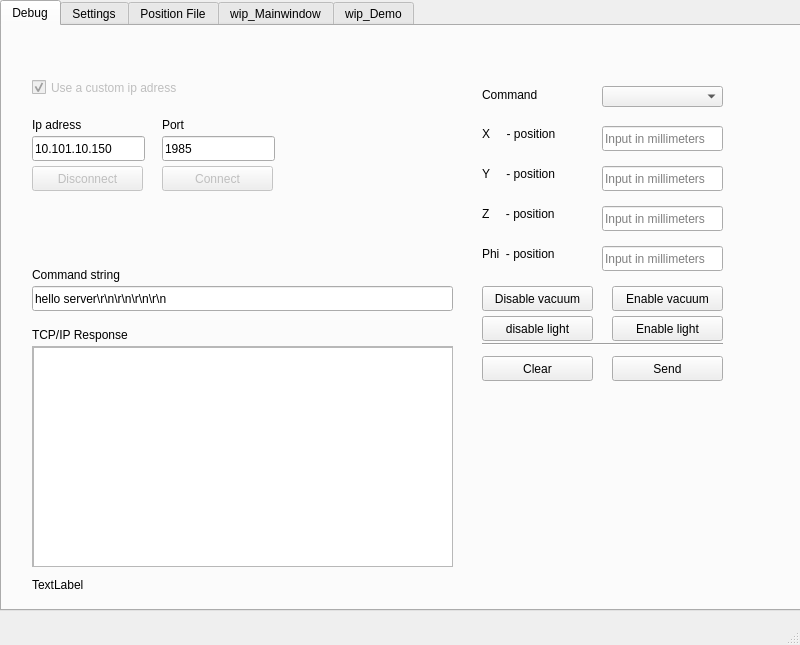
<?xml version="1.0" encoding="UTF-8"?>
<ui version="4.0">
 <class>MainWindow</class>
 <widget class="QMainWindow" name="MainWindow">
  <property name="geometry">
   <rect>
    <x>0</x>
    <y>0</y>
    <width>800</width>
    <height>645</height>
   </rect>
  </property>
  <property name="sizePolicy">
   <sizepolicy hsizetype="Fixed" vsizetype="Fixed">
    <horstretch>0</horstretch>
    <verstretch>0</verstretch>
   </sizepolicy>
  </property>
  <property name="minimumSize">
   <size>
    <width>800</width>
    <height>645</height>
   </size>
  </property>
  <property name="maximumSize">
   <size>
    <width>800</width>
    <height>645</height>
   </size>
  </property>
  <property name="windowTitle">
   <string>Fontys Pick and Place Machine Interface</string>
  </property>
  <property name="autoFillBackground">
   <bool>false</bool>
  </property>
  <widget class="QWidget" name="centralwidget">
   <widget class="QTabWidget" name="tabWidget">
    <property name="enabled">
     <bool>true</bool>
    </property>
    <property name="geometry">
     <rect>
      <x>0</x>
      <y>0</y>
      <width>801</width>
      <height>611</height>
     </rect>
    </property>
    <property name="currentIndex">
     <number>0</number>
    </property>
    <widget class="QWidget" name="tab">
     <attribute name="title">
      <string>Debug</string>
     </attribute>
     <widget class="QComboBox" name="comboBox">
      <property name="geometry">
       <rect>
        <x>600</x>
        <y>60</y>
        <width>121</width>
        <height>21</height>
       </rect>
      </property>
      <property name="currentIndex">
       <number>-1</number>
      </property>
      <item>
       <property name="text">
        <string>Power on</string>
       </property>
      </item>
      <item>
       <property name="text">
        <string>Home</string>
       </property>
      </item>
      <item>
       <property name="text">
        <string>Move</string>
       </property>
      </item>
      <item>
       <property name="text">
        <string>Ping</string>
       </property>
      </item>
      <item>
       <property name="text">
        <string>Power off</string>
       </property>
      </item>
     </widget>
     <widget class="QLineEdit" name="lineEdit_3">
      <property name="geometry">
       <rect>
        <x>600</x>
        <y>100</y>
        <width>121</width>
        <height>25</height>
       </rect>
      </property>
      <property name="frame">
       <bool>true</bool>
      </property>
      <property name="readOnly">
       <bool>false</bool>
      </property>
      <property name="placeholderText">
       <string>Input in millimeters</string>
      </property>
     </widget>
     <widget class="QLabel" name="label_3">
      <property name="geometry">
       <rect>
        <x>480</x>
        <y>60</y>
        <width>67</width>
        <height>17</height>
       </rect>
      </property>
      <property name="text">
       <string>Command</string>
      </property>
     </widget>
     <widget class="QLabel" name="label_4">
      <property name="geometry">
       <rect>
        <x>480</x>
        <y>100</y>
        <width>91</width>
        <height>16</height>
       </rect>
      </property>
      <property name="text">
       <string>X     - position</string>
      </property>
     </widget>
     <widget class="QLabel" name="label_5">
      <property name="geometry">
       <rect>
        <x>480</x>
        <y>140</y>
        <width>91</width>
        <height>16</height>
       </rect>
      </property>
      <property name="text">
       <string>Y     - position</string>
      </property>
     </widget>
     <widget class="QLineEdit" name="lineEdit_4">
      <property name="geometry">
       <rect>
        <x>600</x>
        <y>140</y>
        <width>121</width>
        <height>25</height>
       </rect>
      </property>
      <property name="placeholderText">
       <string>Input in millimeters</string>
      </property>
     </widget>
     <widget class="QLineEdit" name="lineEdit_5">
      <property name="geometry">
       <rect>
        <x>600</x>
        <y>180</y>
        <width>121</width>
        <height>25</height>
       </rect>
      </property>
      <property name="placeholderText">
       <string>Input in millimeters</string>
      </property>
     </widget>
     <widget class="QLabel" name="label_6">
      <property name="geometry">
       <rect>
        <x>480</x>
        <y>180</y>
        <width>91</width>
        <height>16</height>
       </rect>
      </property>
      <property name="text">
       <string>Z     - position</string>
      </property>
     </widget>
     <widget class="QLineEdit" name="lineEdit_6">
      <property name="geometry">
       <rect>
        <x>600</x>
        <y>220</y>
        <width>121</width>
        <height>25</height>
       </rect>
      </property>
      <property name="text">
       <string/>
      </property>
      <property name="placeholderText">
       <string>Input in millimeters</string>
      </property>
     </widget>
     <widget class="QLabel" name="label_7">
      <property name="geometry">
       <rect>
        <x>480</x>
        <y>220</y>
        <width>91</width>
        <height>16</height>
       </rect>
      </property>
      <property name="text">
       <string>Phi  - position</string>
      </property>
     </widget>
     <widget class="QPushButton" name="b_dbgClear">
      <property name="geometry">
       <rect>
        <x>480</x>
        <y>330</y>
        <width>111</width>
        <height>25</height>
       </rect>
      </property>
      <property name="text">
       <string>Clear</string>
      </property>
     </widget>
     <widget class="QPushButton" name="sendButton">
      <property name="geometry">
       <rect>
        <x>610</x>
        <y>330</y>
        <width>111</width>
        <height>25</height>
       </rect>
      </property>
      <property name="text">
       <string>Send</string>
      </property>
     </widget>
     <widget class="QLabel" name="label_22">
      <property name="geometry">
       <rect>
        <x>160</x>
        <y>90</y>
        <width>67</width>
        <height>17</height>
       </rect>
      </property>
      <property name="text">
       <string>Port</string>
      </property>
     </widget>
     <widget class="QLabel" name="label_23">
      <property name="geometry">
       <rect>
        <x>30</x>
        <y>90</y>
        <width>67</width>
        <height>17</height>
       </rect>
      </property>
      <property name="text">
       <string>Ip adress</string>
      </property>
     </widget>
     <widget class="QLineEdit" name="lineEdit_19">
      <property name="geometry">
       <rect>
        <x>160</x>
        <y>110</y>
        <width>113</width>
        <height>25</height>
       </rect>
      </property>
      <property name="text">
       <string>1985</string>
      </property>
     </widget>
     <widget class="QLineEdit" name="lineEdit_20">
      <property name="geometry">
       <rect>
        <x>30</x>
        <y>110</y>
        <width>113</width>
        <height>25</height>
       </rect>
      </property>
      <property name="text">
       <string>10.101.10.150</string>
      </property>
     </widget>
     <widget class="QCheckBox" name="checkBox">
      <property name="enabled">
       <bool>false</bool>
      </property>
      <property name="geometry">
       <rect>
        <x>30</x>
        <y>50</y>
        <width>191</width>
        <height>23</height>
       </rect>
      </property>
      <property name="text">
       <string>Use a custom ip adress</string>
      </property>
      <property name="checked">
       <bool>true</bool>
      </property>
      <property name="tristate">
       <bool>false</bool>
      </property>
     </widget>
     <widget class="QPushButton" name="pushButton_10">
      <property name="enabled">
       <bool>false</bool>
      </property>
      <property name="geometry">
       <rect>
        <x>30</x>
        <y>140</y>
        <width>111</width>
        <height>25</height>
       </rect>
      </property>
      <property name="text">
       <string>Disconnect</string>
      </property>
     </widget>
     <widget class="QPushButton" name="dbg_Connect">
      <property name="enabled">
       <bool>false</bool>
      </property>
      <property name="geometry">
       <rect>
        <x>160</x>
        <y>140</y>
        <width>111</width>
        <height>25</height>
       </rect>
      </property>
      <property name="text">
       <string>Connect</string>
      </property>
     </widget>
     <widget class="QLabel" name="imageLabel">
      <property name="geometry">
       <rect>
        <x>480</x>
        <y>400</y>
        <width>291</width>
        <height>141</height>
       </rect>
      </property>
      <property name="text">
       <string/>
      </property>
      <property name="pixmap">
       <pixmap>figures/Fontys-Logo.png</pixmap>
      </property>
      <property name="scaledContents">
       <bool>true</bool>
      </property>
      <property name="openExternalLinks">
       <bool>true</bool>
      </property>
     </widget>
     <widget class="QPushButton" name="b_dbgClear_2">
      <property name="geometry">
       <rect>
        <x>480</x>
        <y>260</y>
        <width>111</width>
        <height>25</height>
       </rect>
      </property>
      <property name="text">
       <string>Disable vacuum</string>
      </property>
     </widget>
     <widget class="QPushButton" name="b_dbgClear_3">
      <property name="geometry">
       <rect>
        <x>480</x>
        <y>290</y>
        <width>111</width>
        <height>25</height>
       </rect>
      </property>
      <property name="text">
       <string>disable light</string>
      </property>
     </widget>
     <widget class="QPushButton" name="pushButton_12">
      <property name="geometry">
       <rect>
        <x>610</x>
        <y>260</y>
        <width>111</width>
        <height>25</height>
       </rect>
      </property>
      <property name="text">
       <string>Enable vacuum</string>
      </property>
     </widget>
     <widget class="QPushButton" name="pushButton_13">
      <property name="geometry">
       <rect>
        <x>610</x>
        <y>290</y>
        <width>111</width>
        <height>25</height>
       </rect>
      </property>
      <property name="text">
       <string>Enable light</string>
      </property>
     </widget>
     <widget class="QScrollArea" name="scrollArea_2">
      <property name="geometry">
       <rect>
        <x>30</x>
        <y>320</y>
        <width>421</width>
        <height>221</height>
       </rect>
      </property>
      <property name="widgetResizable">
       <bool>true</bool>
      </property>
      <widget class="QWidget" name="scrollAreaWidgetContents_2">
       <property name="geometry">
        <rect>
         <x>0</x>
         <y>0</y>
         <width>419</width>
         <height>219</height>
        </rect>
       </property>
       <widget class="QPlainTextEdit" name="dbgLabel">
        <property name="geometry">
         <rect>
          <x>0</x>
          <y>0</y>
          <width>421</width>
          <height>221</height>
         </rect>
        </property>
        <property name="readOnly">
         <bool>true</bool>
        </property>
       </widget>
      </widget>
     </widget>
     <widget class="QLineEdit" name="cmdLabel">
      <property name="geometry">
       <rect>
        <x>30</x>
        <y>260</y>
        <width>421</width>
        <height>25</height>
       </rect>
      </property>
      <property name="text">
       <string>hello server\r\n\r\n\r\n\r\n</string>
      </property>
      <property name="readOnly">
       <bool>true</bool>
      </property>
     </widget>
     <widget class="QLabel" name="label_8">
      <property name="geometry">
       <rect>
        <x>30</x>
        <y>300</y>
        <width>151</width>
        <height>17</height>
       </rect>
      </property>
      <property name="text">
       <string>TCP/IP Response</string>
      </property>
     </widget>
     <widget class="QLabel" name="label_9">
      <property name="geometry">
       <rect>
        <x>30</x>
        <y>240</y>
        <width>201</width>
        <height>17</height>
       </rect>
      </property>
      <property name="text">
       <string>Command string</string>
      </property>
     </widget>
     <widget class="QLabel" name="buildLabel">
      <property name="geometry">
       <rect>
        <x>30</x>
        <y>550</y>
        <width>421</width>
        <height>17</height>
       </rect>
      </property>
      <property name="text">
       <string>TextLabel</string>
      </property>
      <property name="textFormat">
       <enum>Qt::PlainText</enum>
      </property>
     </widget>
     <widget class="Line" name="line">
      <property name="geometry">
       <rect>
        <x>480</x>
        <y>310</y>
        <width>241</width>
        <height>16</height>
       </rect>
      </property>
      <property name="orientation">
       <enum>Qt::Horizontal</enum>
      </property>
     </widget>
    </widget>
    <widget class="QWidget" name="tab_2">
     <attribute name="title">
      <string>Settings</string>
     </attribute>
     <widget class="QLineEdit" name="lineEdit">
      <property name="geometry">
       <rect>
        <x>30</x>
        <y>40</y>
        <width>113</width>
        <height>25</height>
       </rect>
      </property>
     </widget>
     <widget class="QLabel" name="label">
      <property name="geometry">
       <rect>
        <x>30</x>
        <y>20</y>
        <width>67</width>
        <height>17</height>
       </rect>
      </property>
      <property name="text">
       <string>Ip adress</string>
      </property>
     </widget>
     <widget class="QLineEdit" name="lineEdit_2">
      <property name="geometry">
       <rect>
        <x>160</x>
        <y>40</y>
        <width>113</width>
        <height>25</height>
       </rect>
      </property>
     </widget>
     <widget class="QLabel" name="label_2">
      <property name="geometry">
       <rect>
        <x>160</x>
        <y>20</y>
        <width>67</width>
        <height>17</height>
       </rect>
      </property>
      <property name="text">
       <string>Port</string>
      </property>
     </widget>
     <widget class="QLabel" name="label_10">
      <property name="geometry">
       <rect>
        <x>160</x>
        <y>80</y>
        <width>67</width>
        <height>17</height>
       </rect>
      </property>
      <property name="text">
       <string>Y offset</string>
      </property>
     </widget>
     <widget class="QLineEdit" name="txt_yOffset">
      <property name="geometry">
       <rect>
        <x>160</x>
        <y>100</y>
        <width>113</width>
        <height>25</height>
       </rect>
      </property>
      <property name="text">
       <string>0</string>
      </property>
     </widget>
     <widget class="QLabel" name="label_11">
      <property name="geometry">
       <rect>
        <x>30</x>
        <y>80</y>
        <width>67</width>
        <height>17</height>
       </rect>
      </property>
      <property name="text">
       <string>X offset</string>
      </property>
     </widget>
     <widget class="QLineEdit" name="txt_xOffset">
      <property name="geometry">
       <rect>
        <x>30</x>
        <y>100</y>
        <width>113</width>
        <height>25</height>
       </rect>
      </property>
      <property name="text">
       <string>0</string>
      </property>
     </widget>
    </widget>
    <widget class="QWidget" name="tab_4">
     <attribute name="title">
      <string>Position File</string>
     </attribute>
     <widget class="QTableView" name="tbl_positionFileView">
      <property name="geometry">
       <rect>
        <x>0</x>
        <y>0</y>
        <width>791</width>
        <height>521</height>
       </rect>
      </property>
     </widget>
     <widget class="QPushButton" name="btn_selectPositionFile">
      <property name="geometry">
       <rect>
        <x>720</x>
        <y>530</y>
        <width>75</width>
        <height>23</height>
       </rect>
      </property>
      <property name="text">
       <string>Select File</string>
      </property>
     </widget>
     <widget class="QLineEdit" name="txt_positionFilePath">
      <property name="geometry">
       <rect>
        <x>330</x>
        <y>530</y>
        <width>381</width>
        <height>20</height>
       </rect>
      </property>
     </widget>
    </widget>
    <widget class="QWidget" name="Tab_1">
     <attribute name="title">
      <string>wip_Mainwindow</string>
     </attribute>
     <widget class="QScrollArea" name="scrollArea">
      <property name="geometry">
       <rect>
        <x>30</x>
        <y>60</y>
        <width>561</width>
        <height>311</height>
       </rect>
      </property>
      <property name="widgetResizable">
       <bool>true</bool>
      </property>
      <widget class="QWidget" name="scrollAreaWidgetContents">
       <property name="geometry">
        <rect>
         <x>0</x>
         <y>0</y>
         <width>559</width>
         <height>309</height>
        </rect>
       </property>
       <widget class="QTextEdit" name="textEdit">
        <property name="geometry">
         <rect>
          <x>0</x>
          <y>0</y>
          <width>561</width>
          <height>311</height>
         </rect>
        </property>
        <property name="html">
         <string>&lt;!DOCTYPE HTML PUBLIC &quot;-//W3C//DTD HTML 4.0//EN&quot; &quot;http://www.w3.org/TR/REC-html40/strict.dtd&quot;&gt;
&lt;html&gt;&lt;head&gt;&lt;meta name=&quot;qrichtext&quot; content=&quot;1&quot; /&gt;&lt;style type=&quot;text/css&quot;&gt;
p, li { white-space: pre-wrap; }
&lt;/style&gt;&lt;/head&gt;&lt;body style=&quot; font-family:'MS Shell Dlg 2'; font-size:8.25pt; font-weight:400; font-style:normal;&quot;&gt;
&lt;p style=&quot; margin-top:0px; margin-bottom:0px; margin-left:0px; margin-right:0px; -qt-block-indent:0; text-indent:0px;&quot;&gt;&lt;span style=&quot; font-family:'Ubuntu'; font-size:11pt;&quot;&gt;ghfdsa&lt;/span&gt;&lt;/p&gt;&lt;/body&gt;&lt;/html&gt;</string>
        </property>
       </widget>
      </widget>
     </widget>
     <widget class="QPushButton" name="pushButton_2">
      <property name="geometry">
       <rect>
        <x>630</x>
        <y>450</y>
        <width>131</width>
        <height>51</height>
       </rect>
      </property>
      <property name="text">
       <string>PushButton</string>
      </property>
     </widget>
    </widget>
    <widget class="QWidget" name="tab_3">
     <attribute name="title">
      <string>wip_Demo</string>
     </attribute>
     <widget class="QLineEdit" name="demoFile">
      <property name="geometry">
       <rect>
        <x>40</x>
        <y>50</y>
        <width>211</width>
        <height>20</height>
       </rect>
      </property>
     </widget>
     <widget class="QPushButton" name="b_getFile">
      <property name="geometry">
       <rect>
        <x>260</x>
        <y>50</y>
        <width>75</width>
        <height>23</height>
       </rect>
      </property>
      <property name="text">
       <string>PushButton</string>
      </property>
     </widget>
    </widget>
   </widget>
  </widget>
  <widget class="QMenuBar" name="menubar">
   <property name="geometry">
    <rect>
     <x>0</x>
     <y>0</y>
     <width>800</width>
     <height>22</height>
    </rect>
   </property>
  </widget>
  <widget class="QStatusBar" name="statusbar"/>
 </widget>
 <tabstops>
  <tabstop>tabWidget</tabstop>
  <tabstop>checkBox</tabstop>
  <tabstop>lineEdit_20</tabstop>
  <tabstop>lineEdit_19</tabstop>
  <tabstop>pushButton_10</tabstop>
  <tabstop>dbg_Connect</tabstop>
  <tabstop>comboBox</tabstop>
  <tabstop>lineEdit_3</tabstop>
  <tabstop>lineEdit_4</tabstop>
  <tabstop>lineEdit_5</tabstop>
  <tabstop>lineEdit_6</tabstop>
  <tabstop>b_dbgClear_2</tabstop>
  <tabstop>pushButton_12</tabstop>
  <tabstop>b_dbgClear_3</tabstop>
  <tabstop>pushButton_13</tabstop>
  <tabstop>b_dbgClear</tabstop>
  <tabstop>sendButton</tabstop>
  <tabstop>cmdLabel</tabstop>
  <tabstop>scrollArea_2</tabstop>
  <tabstop>pushButton_2</tabstop>
  <tabstop>lineEdit</tabstop>
  <tabstop>textEdit</tabstop>
  <tabstop>scrollArea</tabstop>
  <tabstop>dbgLabel</tabstop>
  <tabstop>lineEdit_2</tabstop>
 </tabstops>
 <resources/>
 <connections/>
</ui>
